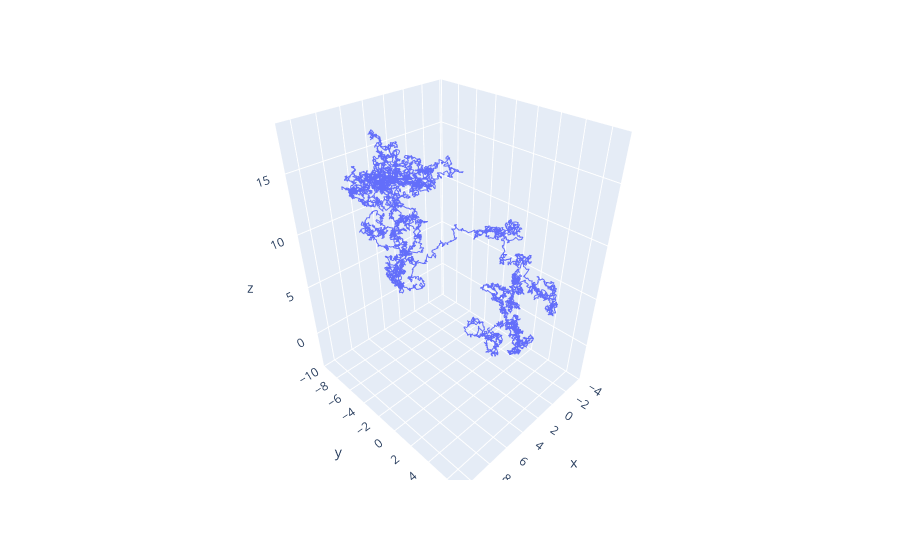

Notebook source saved alongside this figure:
### Code cell
def simulate_3d_bm(nsteps=10000, t=0.01):
    x = np.cumsum([ np.random.randn()*np.sqrt(t) for i in range(nsteps) ])
    y = np.cumsum([ np.random.randn()*np.sqrt(t) for i in range(nsteps) ])
    z = np.cumsum([ np.random.randn()*np.sqrt(t) for i in range(nsteps) ])
    return list(x), list(y), list(z)

x, y, z = simulate_3d_bm()
fig = px.line_3d({ 'x' : x, 'y' : y, 'z' : z }, x='x', y='y', z='z')
fig.show()

### Figure 1 — Plotly figure (JSON) as saved in the notebook; plotly's stock layout.template omitted (floating-point values rounded to 4 significant figures; data arrays with more than 128 entries replaced by an {"elided": "..."} marker saying what was removed)
{"data": [{"hovertemplate": "x=%{x}<br>y=%{y}<br>z=%{z}<extra></extra>", "legendgroup": "", "line": {"color": "#636efa", "dash": "solid"}, "marker": {"symbol": "circle"}, "mode": "lines", "name": "", "scene": "scene", "showlegend": false, "type": "scatter3d", "x": {"elided": "10000 float values"}, "y": {"elided": "10000 float values"}, "z": {"elided": "10000 float values"}}], "layout": {"legend": {"tracegroupgap": 0}, "margin": {"t": 60}, "scene": {"domain": {"x": [0, 1], "y": [0, 1]}, "xaxis": {"title": {"text": "x"}}, "yaxis": {"title": {"text": "y"}}, "zaxis": {"title": {"text": "z"}}}}}
